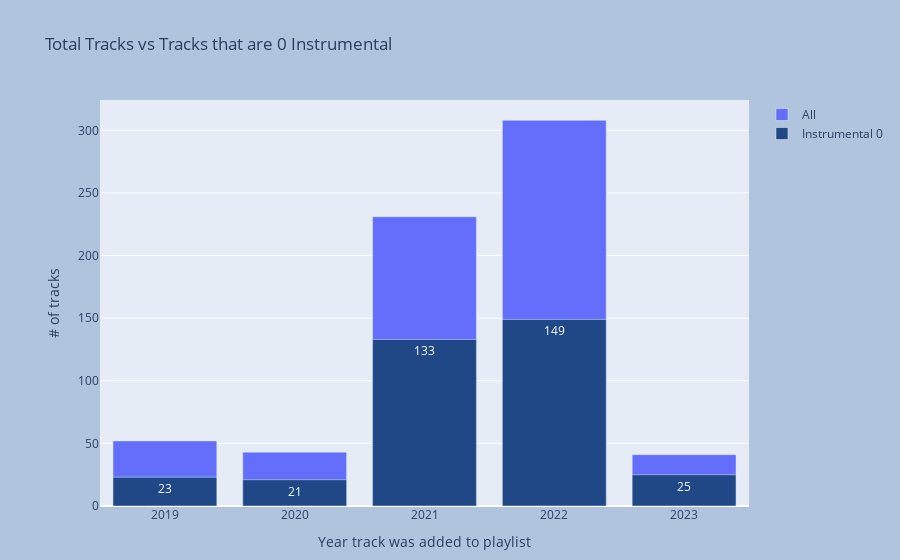

Notebook code for this chart:
### Code cell
d1, d2 = playlist.Added_At.dt.strftime("%Y").value_counts(), playlist[playlist.Instrumental==0].Added_At.dt.strftime("%Y").value_counts()
vals = []
for k in d1.keys():
    if k in d2.keys():
        vals.append(d2[k])
    else:
        vals.append(0)
d1keys = d1.keys()
t = pd.DataFrame({'Year':d1keys,'All':d1.values,'instrumentalzero':vals}).sort_values('Year').query("Year != '2018'")
fig = go.Figure()

fig.add_trace(go.Bar(name='All',x=t.Year, y=t.All, offsetgroup=0))
fig.add_trace(go.Bar(name='Instrumental 0',x=t.Year, y=t.instrumentalzero, offsetgroup=0, text=t.instrumentalzero, marker_color = '#204887'))
fig.update_layout(title_text="Total Tracks vs Tracks that are 0 Instrumental",
                  yaxis_title='# of tracks',
                  xaxis_title='Year track was added to playlist',
                  paper_bgcolor="LightSteelBlue",
                  margin=dict(l=100, r=150, t=100, b=20)
)

### Figure 1 — Plotly figure (JSON) as saved in the notebook; plotly's stock layout.template omitted (floating-point values rounded to 4 significant figures)
{"data": [{"name": "All", "offsetgroup": "0", "type": "bar", "x": ["2019", "2020", "2021", "2022", "2023"], "y": [52, 43, 231, 308, 41]}, {"marker": {"color": "#204887"}, "name": "Instrumental 0", "offsetgroup": "0", "text": [23, 21, 133, 149, 25], "type": "bar", "x": ["2019", "2020", "2021", "2022", "2023"], "y": [23, 21, 133, 149, 25]}], "layout": {"margin": {"b": 20, "l": 100, "r": 150, "t": 100}, "paper_bgcolor": "LightSteelBlue", "title": {"text": "Total Tracks vs Tracks that are 0 Instrumental"}, "xaxis": {"title": {"text": "Year track was added to playlist"}}, "yaxis": {"title": {"text": "# of tracks"}}}}
